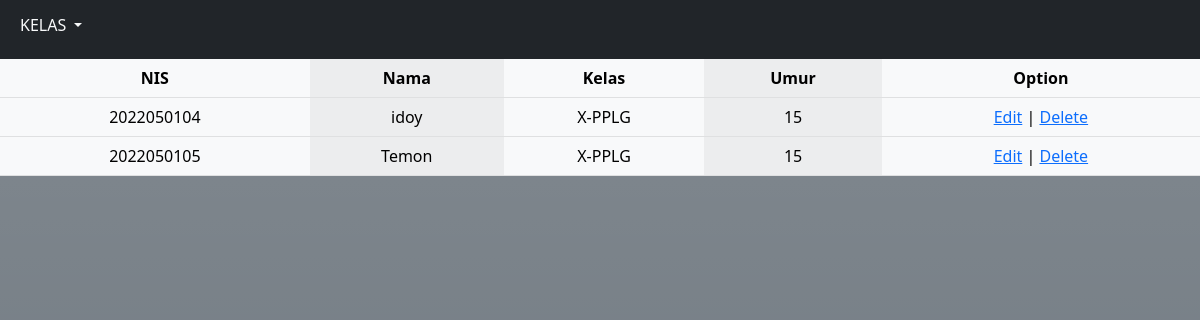
Page /xpplg.php on the committed database.
### tables this page shows
CREATE TABLE `advanture` (
  `id` int(11) NOT NULL,
  `nis` int(11) NOT NULL,
  `name` varchar(255) NOT NULL,
  `umur` varchar(255) NOT NULL,
  `kelas` varchar(255) NOT NULL
);

### xpplg.php (the view, shortened to what this page needs)
<html>
<head>
    <link href="https://cdn.jsdelivr.net/npm/bootstrap@5.2.3/dist/css/bootstrap.min.css" rel="stylesheet">
</head>
<body class="bg-secondary bg-gradient">
<nav class="navbar navbar-expand-lg navbar-dark bg-dark">
  <div class="container-fluid">
    <div class="collapse navbar-collapse" id="navbarNavDarkDropdown">
      <ul class="navbar-nav">
        <li class="nav-item dropdown">
          <a class="nav-link dropdown-toggle h1 text-light" href="#" role="button" data-bs-toggle="dropdown" aria-expanded="false">
            KELAS
          </a>
        </li>
      </ul>
    </div>
  </div>
</nav>
<?php
include_once("config.php");
$result = mysqli_query ($mysqli,"SELECT * FROM advanture WHERE kelas='X-PPLG'");
    if(mysqli_num_rows($result) > 0){
?>
        <div class="grid text-center" style="--bs-gap: .25rem 1rem;">
          <div class="g-col-6">
            <table class="table table-light table-striped-columns w-100 mb-5 m-auto text-center">
                <thead>
                    <tr class="text-center">
                        <th>NIS</th> <th>Nama</th> <th>Kelas</th> <th>Umur</th> <th>Option</th>
                    </tr>
                </thead>
        <?php
        while($row = mysqli_fetch_array($result)){
            echo "<tr>";
                echo "<td>" . $row['nis'] . "</td>";
                echo "<td>" . $row['name'] . "</td>";
                echo "<td>" . $row['kelas'] . "</td>";
                echo "<td>" . $row['umur'] . "</td>";
                echo "<td><a href='edit.php?id=$row[id]'>Edit</a> | <a href='delete.php?id=$row[id]'>Delete</a></td></tr>";
        }
        ?>
            </table>
        </div>
    </div>
<?php
    } else{
        echo "No records matching your query were found.";
    }
?>
</body>
</html>

### rows in the picture
advanture: nis "2022050104", name "idoy", kelas "X-PPLG", umur "15"
advanture: nis "2022050105", name "Temon", kelas "X-PPLG", umur "15"
